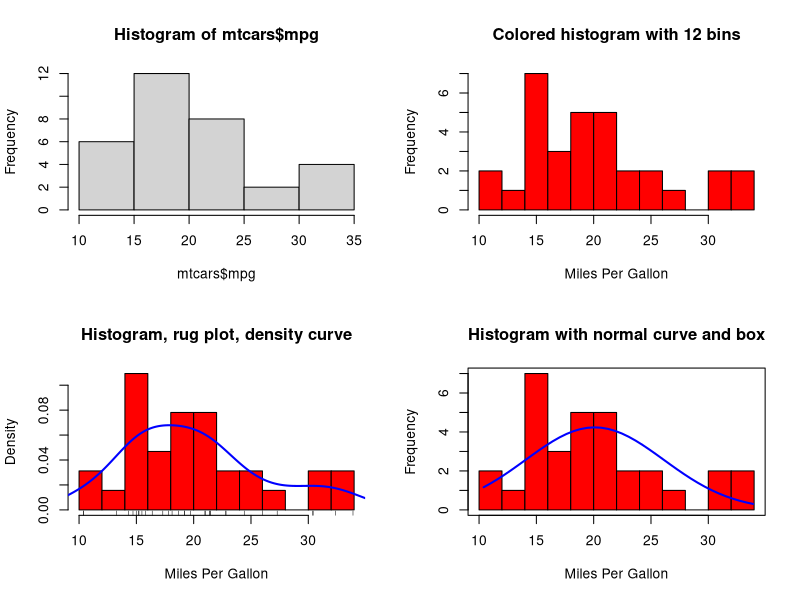

This chart was generated by the following R code:
par(mfrow = c(2, 2))
hist(mtcars$mpg)

hist(mtcars$mpg,
    breaks = 12,
    col = "red",
    xlab = "Miles Per Gallon",
    main = "Colored histogram with 12 bins"
)

hist(mtcars$mpg,
    freq = FALSE,
    breaks = 12,
    col = "red",
    xlab = "Miles Per Gallon",
    main = "Histogram, rug plot, density curve"
)
rug(jitter(mtcars$mpg))
lines(density(mtcars$mpg), col = "blue", lwd = 2)

x <- mtcars$mpg
h <- hist(x,
    breaks = 12,
    col = "red",
    xlab = "Miles Per Gallon",
    main = "Histogram with normal curve and box"
)
xfit <- seq(min(x), max(x), length = 40)
yfit <- dnorm(xfit, mean = mean(x), sd = sd(x))
yfit <- yfit * diff(h$mids[1:2]) * length(x)
lines(xfit, yfit, col = "blue", lwd = 2)
box()
